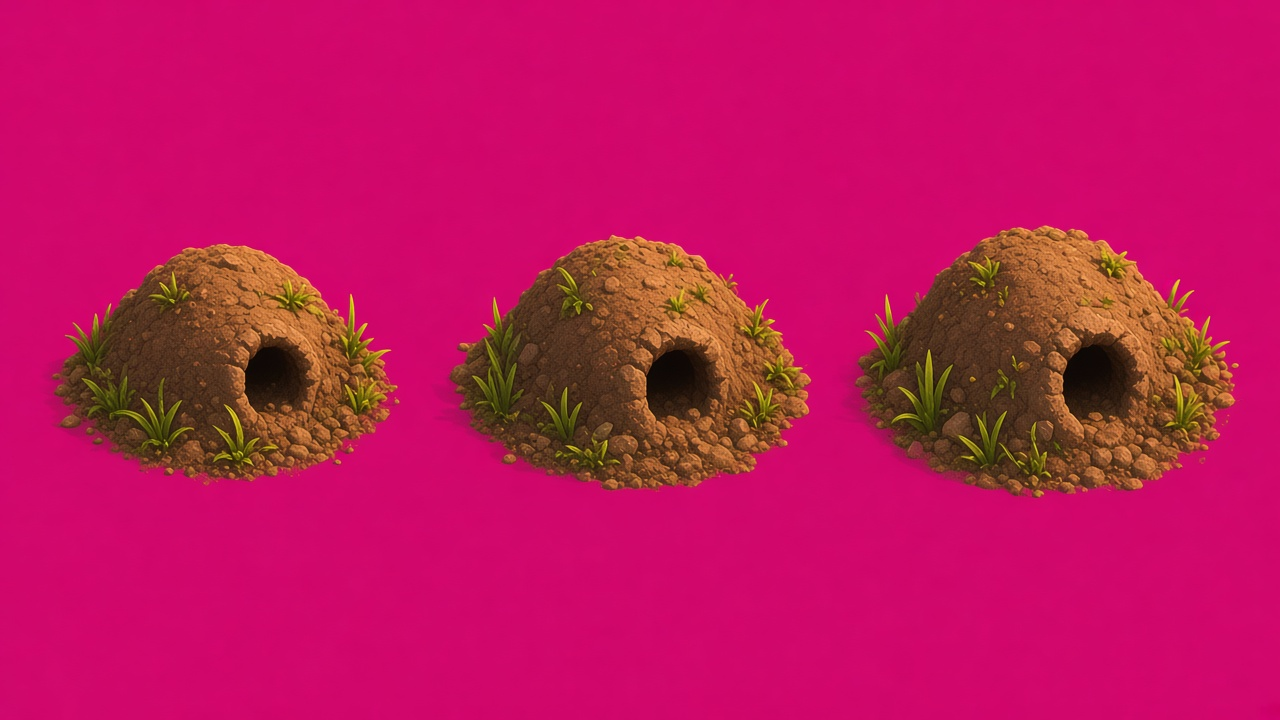
#> input picture tools/src/molehills_v4.jpg, 1280 x 720 px
$ python nest_sprites.py
#> lines starting #> are read from the running program, lines starting #| are printed output that depends on the picture; after the words box and inside, x2 and y2 are one past the last pixel; in counts of white or black regions, pixels touching at a corner belong together
"""Native Maulwurfshügel-Sprites (3 Varianten nach Level) aus tools/src/molehills_v4.jpg (Magenta-Hintergrund).
Freistellen, Farbangleich an die Karten-Erde/Licht, Kontaktschatten (nach links unten, wie die Karte)
und Boden-Abdunklungsring direkt ins PNG gebacken. Ausgabe: public/sprites/nest_{1,2,3}.png + nest_sprites.json"""
import cv2, numpy as np, json, os
ROOT = os.path.dirname(os.path.dirname(os.path.abspath(__file__)))
OUT = os.path.join(ROOT, 'public', 'sprites')

def build():
    src = cv2.imread(os.path.join(ROOT, 'tools', 'src', 'molehills_v4.jpg')).astype(np.float32)
    bg = np.median(np.concatenate([src[:20].reshape(-1, 3), src[-20:].reshape(-1, 3)]), 0)
#> bg = [107, 7, 209]
    d = np.linalg.norm(src - bg, axis=2)
    fg = (d > 60).astype(np.uint8)
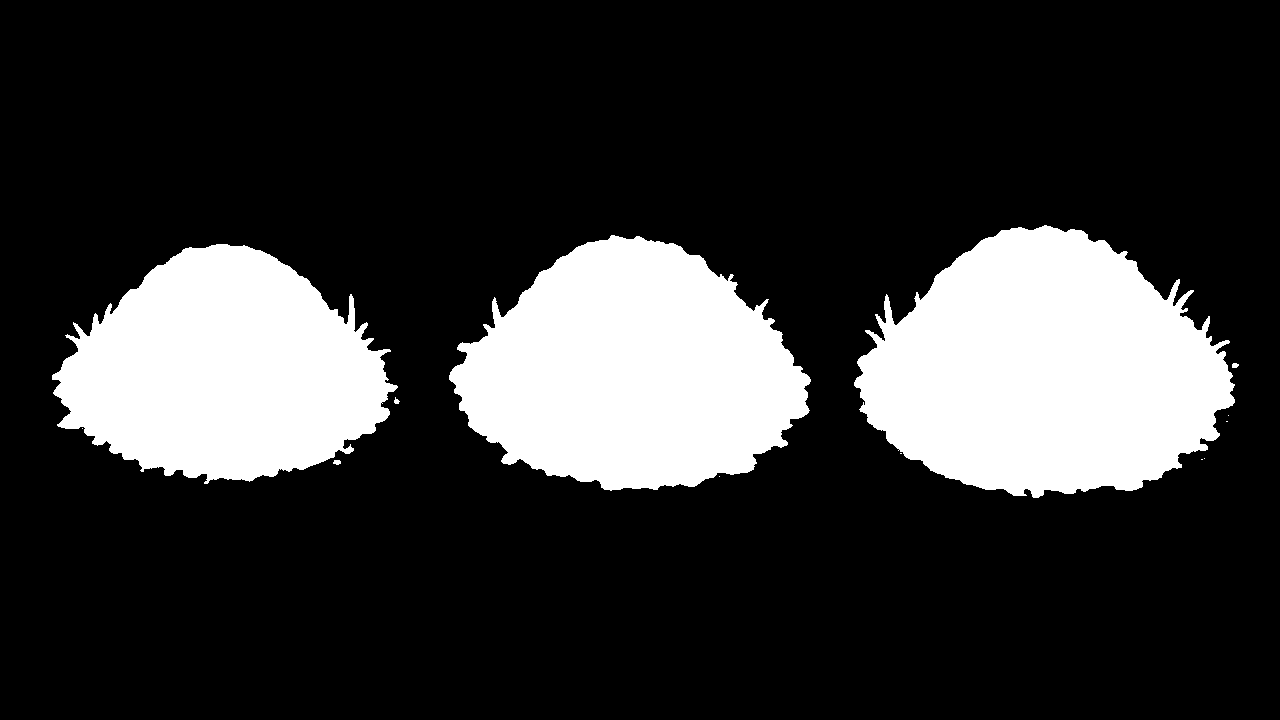
#> fg: shape (720, 1280); values 0 (black) and 1 (white), 21.1% white; 13 white regions (7 under 20 px), largest, box (x1, y1, x2, y2) and area: (854, 225, 1235, 498) 73179, (449, 235, 811, 491) 64425, (52, 244, 398, 484) 56614, (333, 460, 341, 465) 32, (1232, 363, 1239, 368) 29, (394, 397, 400, 404) 25
    fg = cv2.morphologyEx(fg, cv2.MORPH_OPEN, np.ones((3, 3), np.uint8))
#> fg: shape (720, 1280); values 0 (black) and 1 (white), 21.1% white; 7 white regions (1 under 20 px), largest, box (x1, y1, x2, y2) and area: (854, 225, 1235, 498) 73128, (449, 235, 811, 490) 64355, (52, 244, 397, 484) 56560, (334, 460, 341, 465) 30, (1232, 363, 1238, 368) 27, (394, 399, 399, 404) 22
    n, lab, st, _ = cv2.connectedComponentsWithStats(fg)
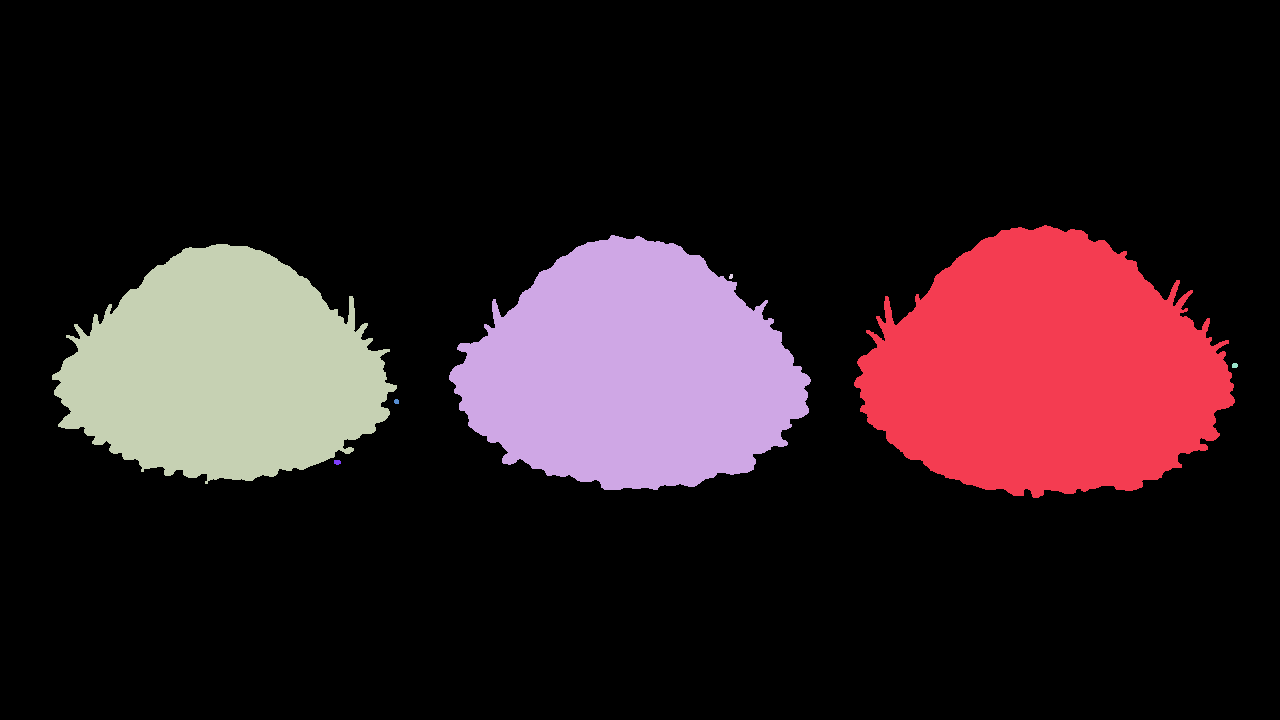
#> lab: shape (720, 1280) int32; 8 distinct labels, from 0 to 7; one colour per label, 0 black
#> n = 8; st = [[0, 0, 1280, 720, 727461], [854, 225, 381, 273, 73128], [449, 235, 362, 255, 64355], [52, 244, 345, 240, 56560], [729, 274, 4, 5, 17], [1232, 363, 6, 5, 27], [394, 399, 5, 5, 22], [334, 460, 7, 5, 30]]
    comps = sorted([i for i in range(1, n) if st[i, 4] > 5000], key=lambda i: st[i, 0])[:3]
#> comps = [3, 2, 1]
    os.makedirs(OUT, exist_ok=True)
    meta = []
    for k, i in enumerate(comps):
        x, y, w, h, _ = st[i]
        # inkl. kleiner Grashalme in der Nähe: alles Vordergrund im erweiterten Rechteck
        pad = 10
        x0, y0, x1, y1 = max(0, x-pad), max(0, y-pad), min(src.shape[1], x+w+pad), min(src.shape[0], y+h+pad)
        crop = src[y0:y1, x0:x1].copy()
        dd = d[y0:y1, x0:x1]
        a = np.clip((dd - 45) / 50, 0, 1)
        # Magenta-Saum entfärben
        b_, g_, r_ = crop[..., 0], crop[..., 1], crop[..., 2]
        spill = np.clip(np.minimum(b_, r_) - g_ - 10, 0, None) * (1 - a) ** 0.5
        crop[..., 0] -= spill * 0.8; crop[..., 2] -= spill * 0.6
        # Farbangleich: warmes Abendlicht der Karte, Erde etwas heller/oranger, leicht entsättigt
        g0 = crop.mean(2, keepdims=True); crop = crop * 0.82 + g0 * 0.18
        crop = crop * np.array([0.84, 0.99, 1.03]) + np.array([6, 14, 18])
        crop = np.clip(crop, 0, 255)
        hc, wc = crop.shape[:2]
        # Leinwand vergrößern für Schatten/Ring
        S = 1.7
        W2, H2 = int(wc * S), int(hc * 1.35)
        ox, oy = (W2 - wc) // 2 + int(wc * 0.08), int(hc * 0.12)
        canvas = np.zeros((H2, W2, 4), np.float32)
        # Basis-Ellipse (Fuß des Hügels)
        base_y = oy + int(hc * 0.86); cx = ox + wc // 2
        sh = np.zeros((H2, W2), np.float32)
        cv2.ellipse(sh, (cx, base_y), (int(wc * 0.80), int(hc * 0.30)), 0, 0, 360, 0.22, -1)          # Abdunklungsring
        sh = cv2.GaussianBlur(sh, (0, 0), wc * 0.08)
        cs = np.zeros((H2, W2), np.float32)
        cv2.ellipse(cs, (cx - int(wc * 0.16), base_y + int(hc * 0.02)), (int(wc * 0.56), int(hc * 0.20)), -4, 0, 360, 0.55, -1)  # Kontaktschatten links unten
        cs = cv2.GaussianBlur(cs, (0, 0), wc * 0.045)
        shadow = 1 - (1 - sh) * (1 - cs)
        canvas[..., :3] = np.array([20, 38, 30], np.float32)   # dunkles Oliv statt Schwarz (passt zur Wiese)
        canvas[..., 3] = shadow
        # Hügel darüber
        fa = a[..., None]
        reg = canvas[oy:oy+hc, ox:ox+wc]
        out_a = fa[..., 0] + reg[..., 3] * (1 - fa[..., 0])
        rgb = (crop * fa + reg[..., :3] * reg[..., 3:4] * (1 - fa)) / np.maximum(out_a[..., None], 1e-4)
        reg[..., :3] = rgb; reg[..., 3] = out_a
        rgba = np.dstack([canvas[..., :3], canvas[..., 3] * 255])
        # auf 192px Höhe skalieren (scharf bei DPR 3)
        sc = 192 / H2
        rgba = cv2.resize(np.clip(rgba, 0, 255).astype(np.uint8), (int(W2 * sc), 192), interpolation=cv2.INTER_AREA)
        cv2.imwrite(os.path.join(OUT, f'nest_{k+1}.png'), rgba)
        meta.append({'file': f'sprites/nest_{k+1}.png', 'anchorX': cx / W2, 'anchorY': base_y / H2,
                     'moundW': wc / W2, 'moundH': hc / H2})
#> this loop made 3 passes
#> (i, x, y, w, h, x0, y0, x1) on passes 1 to 3: (3, 52, 244, 345, 240, 42, 234, 407), (2, 449, 235, 362, 255, 439, 225, 821), (1, 854, 225, 381, 273, 844, 215, 1245)
#> pass 1, in build, `b_, g_, r_ = crop[..., 0], crop[..., 1], crop[..., 2]`:
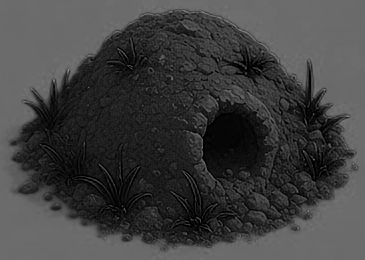
#> b_: shape (260, 365) float32; min 0, max 152, mean 63.8
#> after the loop:
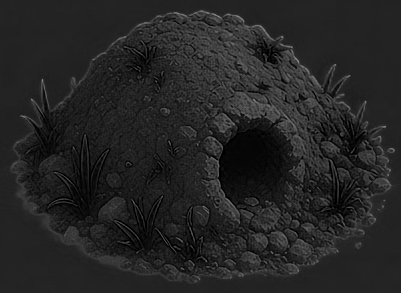
#> b_: shape (293, 401) float32; min 0, max 141, mean 36.5
#> after the loop:
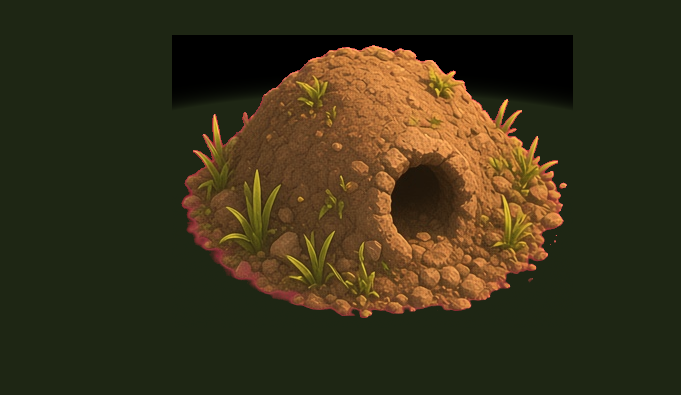
#> canvas: shape (395, 681, 4) float32; mean B, G, R, A 25, 49, 56.4, 0.4
#> after the loop:
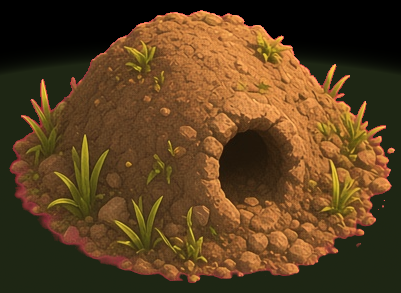
#> reg: shape (293, 401, 4) float32; mean B, G, R, A 31.5, 63.2, 90.3, 0.7
#> after the loop:
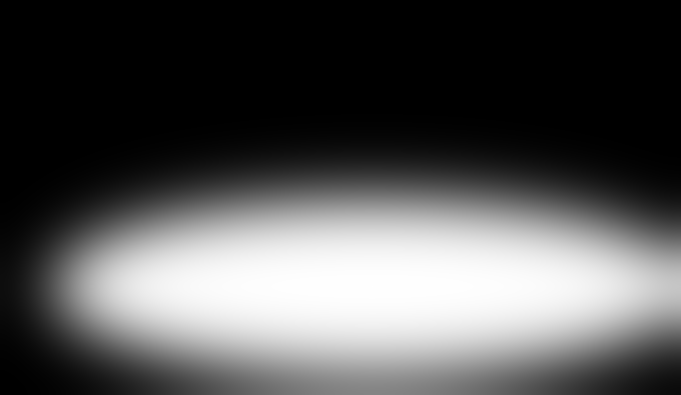
#> sh: shape (395, 681) float32; min 0, max 0.219, mean 0.0718; drawn with min black and max white
#> after the loop, meta = 3 items
    json.dump(meta, open(os.path.join(OUT, 'nest_sprites.json'), 'w'), indent=1)
    return len(meta)

if __name__ == '__main__':
    print(build())
